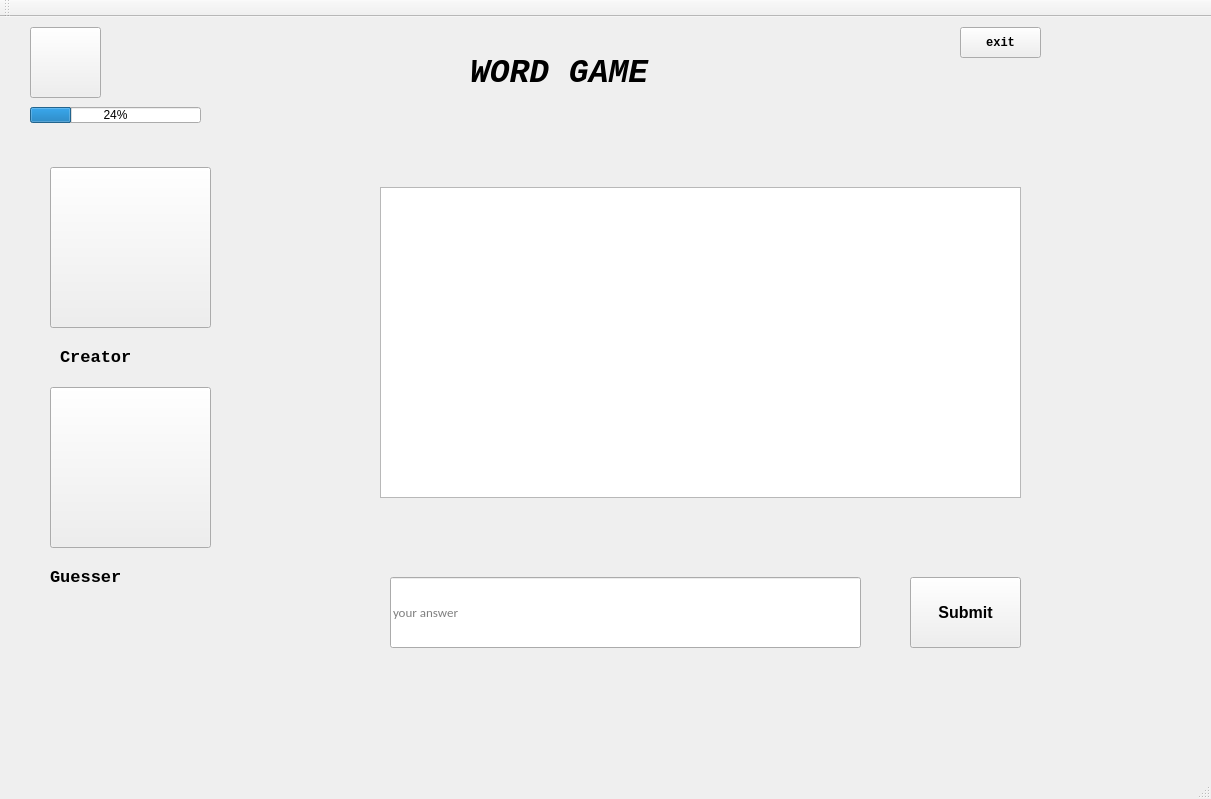
<?xml version="1.0" encoding="UTF-8"?>
<ui version="4.0">
 <class>Qtwindow2ClassClass</class>
 <widget class="QMainWindow" name="Qtwindow2ClassClass">
  <property name="geometry">
   <rect>
    <x>0</x>
    <y>0</y>
    <width>1211</width>
    <height>799</height>
   </rect>
  </property>
  <property name="windowTitle">
   <string>Qtwindow2Class</string>
  </property>
  <property name="styleSheet">
   <string notr="true">#objectname{border-image: url(:/image/b3.jpg);}</string>
  </property>
  <widget class="QWidget" name="centralWidget">
   <widget class="QPushButton" name="exitButton">
    <property name="geometry">
     <rect>
      <x>960</x>
      <y>10</y>
      <width>81</width>
      <height>31</height>
     </rect>
    </property>
    <property name="sizePolicy">
     <sizepolicy hsizetype="Preferred" vsizetype="Preferred">
      <horstretch>0</horstretch>
      <verstretch>0</verstretch>
     </sizepolicy>
    </property>
    <property name="font">
     <font>
      <family>Consolas</family>
      <weight>75</weight>
      <bold>true</bold>
     </font>
    </property>
    <property name="text">
     <string>exit</string>
    </property>
   </widget>
   <widget class="QPushButton" name="CreatorButton">
    <property name="geometry">
     <rect>
      <x>50</x>
      <y>150</y>
      <width>161</width>
      <height>161</height>
     </rect>
    </property>
    <property name="font">
     <font>
      <family>Consolas</family>
      <pointsize>14</pointsize>
      <weight>75</weight>
      <bold>true</bold>
     </font>
    </property>
    <property name="text">
     <string/>
    </property>
   </widget>
   <widget class="QPushButton" name="GuessButton">
    <property name="geometry">
     <rect>
      <x>50</x>
      <y>370</y>
      <width>161</width>
      <height>161</height>
     </rect>
    </property>
    <property name="font">
     <font>
      <family>Consolas</family>
      <pointsize>14</pointsize>
      <weight>75</weight>
      <bold>true</bold>
     </font>
    </property>
    <property name="text">
     <string/>
    </property>
   </widget>
   <widget class="QLineEdit" name="input">
    <property name="geometry">
     <rect>
      <x>390</x>
      <y>560</y>
      <width>471</width>
      <height>71</height>
     </rect>
    </property>
    <property name="font">
     <font>
      <family>Calibri</family>
      <pointsize>10</pointsize>
     </font>
    </property>
    <property name="text">
     <string/>
    </property>
    <property name="placeholderText">
     <string>your answer</string>
    </property>
   </widget>
   <widget class="QTextEdit" name="textEdit">
    <property name="geometry">
     <rect>
      <x>380</x>
      <y>170</y>
      <width>641</width>
      <height>311</height>
     </rect>
    </property>
    <property name="font">
     <font>
      <pointsize>23</pointsize>
      <weight>75</weight>
      <bold>true</bold>
     </font>
    </property>
   </widget>
   <widget class="QLabel" name="label">
    <property name="geometry">
     <rect>
      <x>470</x>
      <y>20</y>
      <width>291</width>
      <height>71</height>
     </rect>
    </property>
    <property name="font">
     <font>
      <family>Consolas</family>
      <pointsize>25</pointsize>
      <weight>75</weight>
      <italic>true</italic>
      <bold>true</bold>
     </font>
    </property>
    <property name="text">
     <string>WORD GAME</string>
    </property>
   </widget>
   <widget class="QPushButton" name="SubmitButton">
    <property name="geometry">
     <rect>
      <x>910</x>
      <y>560</y>
      <width>111</width>
      <height>71</height>
     </rect>
    </property>
    <property name="font">
     <font>
      <pointsize>12</pointsize>
      <weight>75</weight>
      <bold>true</bold>
     </font>
    </property>
    <property name="text">
     <string>Submit</string>
    </property>
   </widget>
   <widget class="QPushButton" name="usermenu">
    <property name="geometry">
     <rect>
      <x>30</x>
      <y>10</y>
      <width>71</width>
      <height>71</height>
     </rect>
    </property>
    <property name="text">
     <string/>
    </property>
   </widget>
   <widget class="QProgressBar" name="EXP">
    <property name="geometry">
     <rect>
      <x>30</x>
      <y>90</y>
      <width>171</width>
      <height>16</height>
     </rect>
    </property>
    <property name="value">
     <number>24</number>
    </property>
   </widget>
   <widget class="QLabel" name="label_2">
    <property name="geometry">
     <rect>
      <x>60</x>
      <y>330</y>
      <width>111</width>
      <height>21</height>
     </rect>
    </property>
    <property name="font">
     <font>
      <family>Consolas</family>
      <pointsize>13</pointsize>
      <weight>75</weight>
      <bold>true</bold>
     </font>
    </property>
    <property name="text">
     <string>Creator</string>
    </property>
   </widget>
   <widget class="QLabel" name="label_3">
    <property name="geometry">
     <rect>
      <x>50</x>
      <y>540</y>
      <width>141</width>
      <height>41</height>
     </rect>
    </property>
    <property name="font">
     <font>
      <family>Consolas</family>
      <pointsize>13</pointsize>
      <weight>75</weight>
      <bold>true</bold>
     </font>
    </property>
    <property name="text">
     <string>Guesser</string>
    </property>
   </widget>
   <widget class="QLabel" name="Round">
    <property name="geometry">
     <rect>
      <x>860</x>
      <y>129</y>
      <width>161</width>
      <height>31</height>
     </rect>
    </property>
    <property name="font">
     <font>
      <family>Consolas</family>
      <pointsize>12</pointsize>
     </font>
    </property>
    <property name="text">
     <string/>
    </property>
   </widget>
   <widget class="QLabel" name="count">
    <property name="geometry">
     <rect>
      <x>740</x>
      <y>640</y>
      <width>111</width>
      <height>21</height>
     </rect>
    </property>
    <property name="font">
     <font>
      <pointsize>10</pointsize>
     </font>
    </property>
    <property name="text">
     <string/>
    </property>
   </widget>
  </widget>
  <widget class="QMenuBar" name="menuBar">
   <property name="geometry">
    <rect>
     <x>0</x>
     <y>0</y>
     <width>1211</width>
     <height>30</height>
    </rect>
   </property>
  </widget>
  <widget class="QToolBar" name="mainToolBar">
   <attribute name="toolBarArea">
    <enum>TopToolBarArea</enum>
   </attribute>
   <attribute name="toolBarBreak">
    <bool>false</bool>
   </attribute>
  </widget>
  <widget class="QStatusBar" name="statusBar"/>
 </widget>
 <layoutdefault spacing="6" margin="11"/>
 <resources/>
 <connections/>
</ui>
